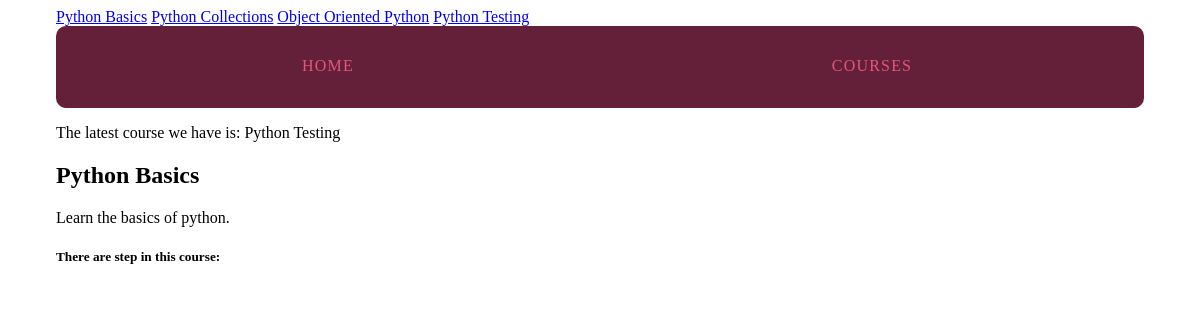
The app's page /courses1/, older data.
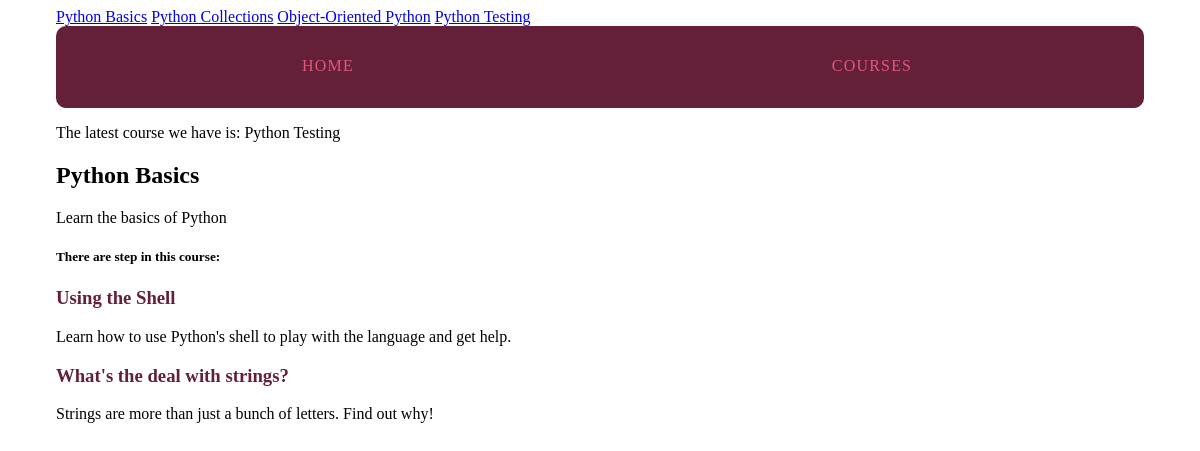
The same page, newer data.
### courses/models.py (models this page shows, shortened)
class Course(models.Model):
	created_at = models.DateTimeField(auto_now_add = True)
	title = models.CharField(max_length = 255)
	description = models.TextField()
	def __str__(self):  #class Course's Function
		return (self.title)

class Step(models.Model):
	title  = models.CharField(max_length =255)
	description = models.TextField()
	order = models.IntegerField(default = 0)
	course = models.ForeignKey(Course, on_delete = models.CASCADE)
	class Meta:
		abstract = True
		ordering = ['order',]

class Text(Step):
	content = models.TextField(blank=True, default='')
	def get_absolute_url(self):
		return reverse( 'courses:text',
						kwargs= {
							'course_pk':self.course_id,
							'step_pk': self.id,
						}
						)

### courses/views.py (the view)
# urls.py: url(r'(?P<pk>\d+)/$',views.course_detail,
def course_detail(request, pk):
	course= get_object_or_404(models.Course, pk=pk)
	steps = sorted(chain(course.text_set.all(), course.quiz_set.all()),
				   key=lambda step: step.order)
	return render(request, 'courses/course_detail.html',
				  {'course' : course,
				   'steps': steps,
				  })

### courses/templatetags/courses_extra.py (called while the page is built)
@register.simple_tag
def newest_course():
	return Course.objects.latest('created_at')

@register.inclusion_tag('courses/course_nav.html')
def nav_courses_list():
	courses = Course.objects.all()
	return { 'courses' : courses
	} #returns dictionary

@register.filter('markdown_to_html')
def markdown_to_html(markdown_text):
	html_body = markdown2.markdown(markdown_text)
	return mark_safe(html_body)

### courses/templates/courses/course_detail.html (shortened to what this page needs)
{% extends "layout.html" %}
{%  load humanize courses_extra %}
{% block content %}
<article>
	<h1>{{ course.title }}</h1>
     {{ course.description|markdown_to_html|safe}}
           <h5>  <p> There are {{ course.step_set.count|apnumber }}
        	step{{ course.step_set.count|pluralize }}
        	in this course: {{ course.step_set.all| join:", " }}
        </p>	</h5>
     <section>
     	{% for step in steps %}
     	  <h3>
     	  	<a href="{{ step.get_absolute_url }}">{{ step.title }}
     	    </a>
     	  </h3>
     	  {{step.description}}
     	   {% endfor %}
     </section>
</article>
{% endblock %}

### templates/layout.html (shortened to what this page needs)
{% load static from staticfiles %}
{% load courses_extra %}
<!DOCTYPE html>
<html>
<head>
	<link rel = "stylesheet" href="{% static 'css/layout.css' %}">
</head>
<body>
<div class = "site-container">
	{% nav_courses_list %}
<nav>
	<a href="{%url 'home' %}">HOME</a>
	<a href="{%url 'courses:list' %}">COURSES</a>
</nav>
<p>The latest course we have is:
{% newest_course %}</p>
{%  block content %}{% endblock %}
</div>
</body>
</html>

### courses/templates/courses/course_nav.html
{% for course in courses %}
<a href="{% url 'courses:detail' pk=course.pk %}">{{ course.title  }}</a>
{% endfor %}

Row changes from the older to the newer data that the page shows:
changed Course "Python Basics": description "Learn the basics of python." → "Learn the basics of Python"
changed Course: title "Object Oriented Python" → "Object-Oriented Python"
added Text: title "Using the Shell", description "Learn how to use Python's shell to play with the language and get help."
added Text: title "What's the deal with strings?", description "Strings are more than just a bunch of letters. Find out why!"
